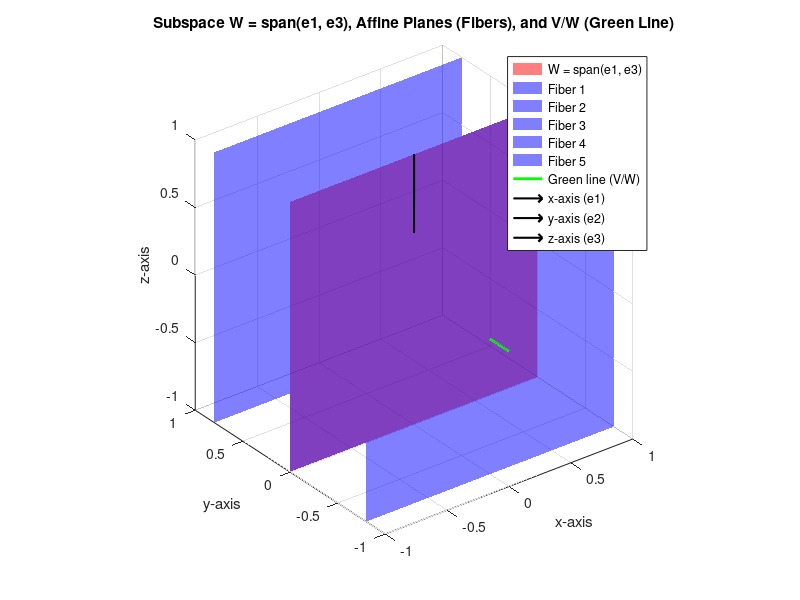

The MATLAB script that drew this image:
% Basis vectors
e1 = [1; 0; 0]; % Basis for W (first direction)
e2 = [0; 1; 0]; % Direction for fiber translations (in y-axis)
e3 = [0; 0; 1]; % Basis for W (second direction, along z-axis)

% Fiber parameters (affine planes parallel to W = span(e1, e3))
[x, z] = meshgrid(linspace(-1, 1, 20), linspace(-1, 1, 20)); % Grid for plotting

% Number of fibers
num_fibers = 5;

% Adjust spacing between fibers: 0.4 units between planes
fiber_offsets_y = linspace(-0.4*(num_fibers-1), 0.4*(num_fibers-1), num_fibers); % Evenly spaced offsets

% 3D Plot
figure;
hold on;

% Plot the subspace W = span(e1, e3) (highlighted in red)
% Create a grid of points in the x-z plane and plot them as a surface
y = zeros(size(x)); % y = 0 for the plane W
surf(x, y, z, 'FaceColor', 'r', 'FaceAlpha', 0.5, 'EdgeColor', 'none', 'DisplayName', 'W = span(e1, e3)');

% Plot multiple fibers (blue affine planes parallel to W)
for i = 1:num_fibers
    % Plot the affine plane as a translated version of the xz-plane (W)
    % The fiber is translated along the y-axis by fiber_offsets_y(i)
    y_offset = fiber_offsets_y(i); % Translation along y-axis
    surf(x, y_offset + y, z, 'FaceColor', 'b', 'FaceAlpha', 0.5, 'EdgeColor', 'none', 'DisplayName', ['Fiber ' num2str(i)]);
end

% Plot the green line along e2 to demonstrate V/W
% The green line will be a line along the y-axis, showing how V/W behaves
y_line = linspace(-1, 1, 100);  % Range for the y-values of the green line
z_line = zeros(size(y_line));  % z-values stay constant
x_line = zeros(size(y_line));  % x-values stay constant

% Plot the green line along e2 (vertical line along the y-axis)
plot3(x_line, y_line, z_line, 'g-', 'LineWidth', 2, 'DisplayName', 'Green line (V/W)');

% Add arrows for axes
quiver3(0, 0, 0, 1, 0, 0, 0, 'k', 'LineWidth', 1.5, 'DisplayName', 'x-axis (e1)');
quiver3(0, 0, 0, 0, 1, 0, 0, 'k', 'LineWidth', 1.5, 'DisplayName', 'y-axis (e2)');
quiver3(0, 0, 0, 0, 0, 1, 0, 'k', 'LineWidth', 1.5, 'DisplayName', 'z-axis (e3)');

% Add labels and grid
xlabel('x-axis');
ylabel('y-axis');
zlabel('z-axis');
title('Subspace W = span(e1, e3), Affine Planes (Fibers), and V/W (Green Line)');
legend;
axis([-1 1 -1 1 -1 1]); % Adjust bounds to show fibers within plot
axis equal;
grid on;
view(3);
hold off;

